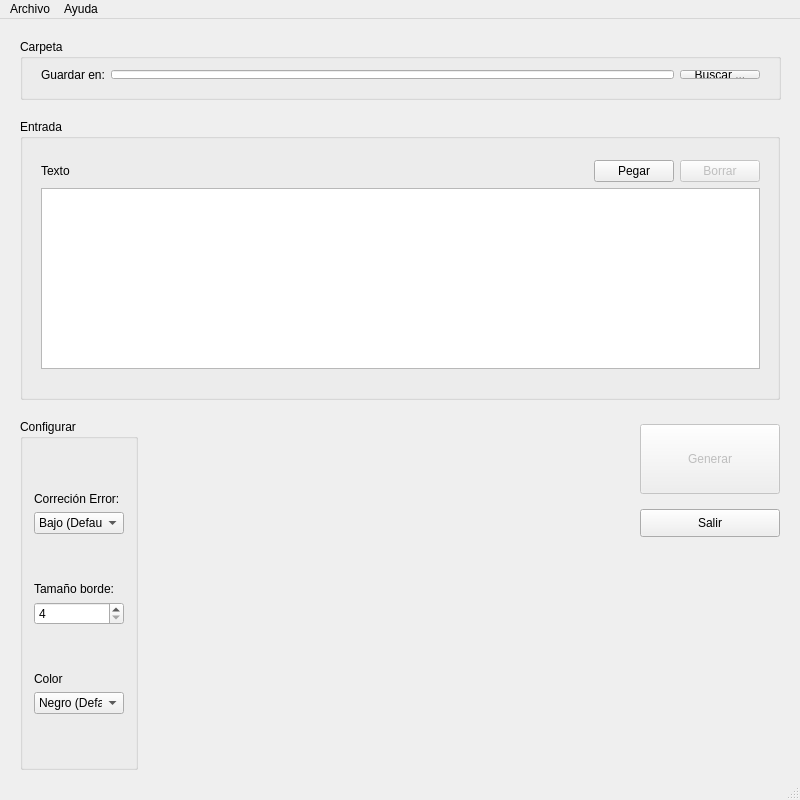
<?xml version="1.0" encoding="UTF-8"?>
<ui version="4.0">
 <class>MainWindow</class>
 <widget class="QMainWindow" name="MainWindow">
  <property name="geometry">
   <rect>
    <x>0</x>
    <y>0</y>
    <width>800</width>
    <height>800</height>
   </rect>
  </property>
  <property name="sizePolicy">
   <sizepolicy hsizetype="Fixed" vsizetype="Fixed">
    <horstretch>0</horstretch>
    <verstretch>0</verstretch>
   </sizepolicy>
  </property>
  <property name="minimumSize">
   <size>
    <width>800</width>
    <height>800</height>
   </size>
  </property>
  <property name="maximumSize">
   <size>
    <width>800</width>
    <height>800</height>
   </size>
  </property>
  <property name="windowTitle">
   <string>QREkaitza</string>
  </property>
  <property name="windowIcon">
   <iconset>
    <normaloff>QRplusplus_icon.ico</normaloff>QRplusplus_icon.ico</iconset>
  </property>
  <widget class="QWidget" name="centralWidget">
   <widget class="QGroupBox" name="groupInput">
    <property name="geometry">
     <rect>
      <x>20</x>
      <y>100</y>
      <width>760</width>
      <height>281</height>
     </rect>
    </property>
    <property name="maximumSize">
     <size>
      <width>760</width>
      <height>360</height>
     </size>
    </property>
    <property name="title">
     <string>Entrada</string>
    </property>
    <widget class="QWidget" name="verticalLayoutWidget">
     <property name="geometry">
      <rect>
       <x>10</x>
       <y>30</y>
       <width>741</width>
       <height>231</height>
      </rect>
     </property>
     <layout class="QVBoxLayout" name="inputLayout">
      <item>
       <layout class="QHBoxLayout" name="textLayout">
        <item>
         <widget class="QLabel" name="label_text">
          <property name="text">
           <string>Texto</string>
          </property>
          <property name="buddy">
           <cstring>userTextInput</cstring>
          </property>
         </widget>
        </item>
        <item>
         <spacer name="horizontalSpacer">
          <property name="orientation">
           <enum>Qt::Horizontal</enum>
          </property>
          <property name="sizeHint" stdset="0">
           <size>
            <width>40</width>
            <height>20</height>
           </size>
          </property>
         </spacer>
        </item>
        <item>
         <widget class="QPushButton" name="pasteButton">
          <property name="text">
           <string>Pegar</string>
          </property>
         </widget>
        </item>
        <item>
         <widget class="QPushButton" name="clearButton">
          <property name="enabled">
           <bool>false</bool>
          </property>
          <property name="text">
           <string>Borrar</string>
          </property>
         </widget>
        </item>
       </layout>
      </item>
      <item>
       <widget class="QPlainTextEdit" name="userTextInput">
        <property name="plainText">
         <string/>
        </property>
        <property name="placeholderText">
         <string>Enter your text to be put into the QR Code...</string>
        </property>
       </widget>
      </item>
     </layout>
    </widget>
   </widget>
   <widget class="QGroupBox" name="groupCustomize">
    <property name="geometry">
     <rect>
      <x>20</x>
      <y>400</y>
      <width>118</width>
      <height>351</height>
     </rect>
    </property>
    <property name="title">
     <string>Configurar</string>
    </property>
    <layout class="QVBoxLayout" name="verticalLayout_2">
     <item>
      <layout class="QVBoxLayout" name="verticalLayout">
       <item>
        <spacer name="verticalSpacer_3">
         <property name="orientation">
          <enum>Qt::Vertical</enum>
         </property>
         <property name="sizeHint" stdset="0">
          <size>
           <width>20</width>
           <height>40</height>
          </size>
         </property>
        </spacer>
       </item>
       <item>
        <widget class="QLabel" name="label_errorCor">
         <property name="sizePolicy">
          <sizepolicy hsizetype="Preferred" vsizetype="Maximum">
           <horstretch>0</horstretch>
           <verstretch>0</verstretch>
          </sizepolicy>
         </property>
         <property name="text">
          <string>Correción Error:</string>
         </property>
         <property name="buddy">
          <cstring>comboBox_errorlvl</cstring>
         </property>
        </widget>
       </item>
       <item>
        <widget class="QComboBox" name="comboBox_errorlvl">
         <item>
          <property name="text">
           <string>Bajo (Default)</string>
          </property>
         </item>
        </widget>
       </item>
       <item>
        <spacer name="verticalSpacer">
         <property name="orientation">
          <enum>Qt::Vertical</enum>
         </property>
         <property name="sizeHint" stdset="0">
          <size>
           <width>20</width>
           <height>40</height>
          </size>
         </property>
        </spacer>
       </item>
       <item>
        <widget class="QLabel" name="label_borderSize">
         <property name="sizePolicy">
          <sizepolicy hsizetype="Preferred" vsizetype="Maximum">
           <horstretch>0</horstretch>
           <verstretch>0</verstretch>
          </sizepolicy>
         </property>
         <property name="text">
          <string>Tamaño borde:</string>
         </property>
         <property name="buddy">
          <cstring>spinBox_borderSize</cstring>
         </property>
        </widget>
       </item>
       <item>
        <widget class="QSpinBox" name="spinBox_borderSize">
         <property name="minimum">
          <number>4</number>
         </property>
         <property name="maximum">
          <number>40</number>
         </property>
         <property name="value">
          <number>4</number>
         </property>
        </widget>
       </item>
       <item>
        <spacer name="verticalSpacer_2">
         <property name="orientation">
          <enum>Qt::Vertical</enum>
         </property>
         <property name="sizeHint" stdset="0">
          <size>
           <width>20</width>
           <height>40</height>
          </size>
         </property>
        </spacer>
       </item>
       <item>
        <widget class="QLabel" name="label_color">
         <property name="sizePolicy">
          <sizepolicy hsizetype="Preferred" vsizetype="Maximum">
           <horstretch>0</horstretch>
           <verstretch>0</verstretch>
          </sizepolicy>
         </property>
         <property name="text">
          <string>Color</string>
         </property>
         <property name="buddy">
          <cstring>comboBox_color</cstring>
         </property>
        </widget>
       </item>
       <item>
        <widget class="QComboBox" name="comboBox_color">
         <item>
          <property name="text">
           <string>Negro (Default)</string>
          </property>
         </item>
         <item>
          <property name="text">
           <string>Rojo</string>
          </property>
         </item>
         <item>
          <property name="text">
           <string>Rosa</string>
          </property>
         </item>
         <item>
          <property name="text">
           <string>Morado</string>
          </property>
         </item>
         <item>
          <property name="text">
           <string>Azul</string>
          </property>
         </item>
         <item>
          <property name="text">
           <string>Verde</string>
          </property>
         </item>
         <item>
          <property name="text">
           <string>Naranja</string>
          </property>
         </item>
         <item>
          <property name="text">
           <string>Marrón</string>
          </property>
         </item>
         <item>
          <property name="text">
           <string>Gris</string>
          </property>
         </item>
        </widget>
       </item>
       <item>
        <spacer name="verticalSpacer_4">
         <property name="orientation">
          <enum>Qt::Vertical</enum>
         </property>
         <property name="sizeHint" stdset="0">
          <size>
           <width>20</width>
           <height>40</height>
          </size>
         </property>
        </spacer>
       </item>
      </layout>
     </item>
    </layout>
   </widget>
   <widget class="QPushButton" name="generateButton">
    <property name="enabled">
     <bool>false</bool>
    </property>
    <property name="geometry">
     <rect>
      <x>640</x>
      <y>405</y>
      <width>140</width>
      <height>70</height>
     </rect>
    </property>
    <property name="font">
     <font>
      <weight>50</weight>
      <bold>false</bold>
     </font>
    </property>
    <property name="toolTip">
     <string>Generate Button</string>
    </property>
    <property name="whatsThis">
     <string/>
    </property>
    <property name="text">
     <string>Generar</string>
    </property>
   </widget>
   <widget class="QPushButton" name="exitButton">
    <property name="geometry">
     <rect>
      <x>640</x>
      <y>490</y>
      <width>140</width>
      <height>28</height>
     </rect>
    </property>
    <property name="text">
     <string>Salir</string>
    </property>
   </widget>
   <widget class="QGroupBox" name="groupDirectory">
    <property name="geometry">
     <rect>
      <x>20</x>
      <y>20</y>
      <width>761</width>
      <height>61</height>
     </rect>
    </property>
    <property name="title">
     <string>Carpeta</string>
    </property>
    <widget class="QWidget" name="horizontalLayoutWidget">
     <property name="geometry">
      <rect>
       <x>10</x>
       <y>20</y>
       <width>741</width>
       <height>31</height>
      </rect>
     </property>
     <layout class="QHBoxLayout" name="directoryLayout">
      <item>
       <widget class="QLabel" name="label_saveto">
        <property name="text">
         <string>Guardar en:</string>
        </property>
       </widget>
      </item>
      <item>
       <widget class="QLineEdit" name="lineEdit_fileDirectory"/>
      </item>
      <item>
       <widget class="QPushButton" name="browseButton">
        <property name="text">
         <string>Buscar ...</string>
        </property>
       </widget>
      </item>
     </layout>
    </widget>
   </widget>
   <widget class="QLabel" name="label_qr">
    <property name="geometry">
     <rect>
      <x>206</x>
      <y>410</y>
      <width>391</width>
      <height>321</height>
     </rect>
    </property>
    <property name="text">
     <string/>
    </property>
   </widget>
  </widget>
  <widget class="QMenuBar" name="menuBar">
   <property name="geometry">
    <rect>
     <x>0</x>
     <y>0</y>
     <width>800</width>
     <height>21</height>
    </rect>
   </property>
   <widget class="QMenu" name="menuFile">
    <property name="title">
     <string>Archivo</string>
    </property>
    <addaction name="actionBrowse"/>
    <addaction name="actionOpen"/>
    <addaction name="separator"/>
    <addaction name="actionExit"/>
   </widget>
   <widget class="QMenu" name="menuAbout">
    <property name="title">
     <string>Ayuda</string>
    </property>
    <addaction name="actionWebsite"/>
    <addaction name="actionGithub"/>
    <addaction name="separator"/>
    <addaction name="actionAbout_Qt"/>
    <addaction name="actionAbout_Nayuki"/>
    <addaction name="actionAbout"/>
   </widget>
   <addaction name="menuFile"/>
   <addaction name="menuAbout"/>
  </widget>
  <widget class="QStatusBar" name="statusBar"/>
  <action name="actionGenerate">
   <property name="enabled">
    <bool>false</bool>
   </property>
   <property name="text">
    <string>Generate</string>
   </property>
  </action>
  <action name="actionExit">
   <property name="text">
    <string>Salir</string>
   </property>
  </action>
  <action name="actionAbout">
   <property name="text">
    <string>About QR++</string>
   </property>
  </action>
  <action name="actionOpen">
   <property name="text">
    <string>Abrir</string>
   </property>
  </action>
  <action name="actionWebsite">
   <property name="enabled">
    <bool>false</bool>
   </property>
   <property name="text">
    <string>Website (Coming Soon)</string>
   </property>
  </action>
  <action name="actionGithub">
   <property name="text">
    <string>Github</string>
   </property>
  </action>
  <action name="actionBrowse">
   <property name="text">
    <string>Buscar...</string>
   </property>
  </action>
  <action name="actionGenerate_2">
   <property name="text">
    <string>Generate</string>
   </property>
  </action>
  <action name="actionAbout_Qt">
   <property name="text">
    <string>About Qt</string>
   </property>
  </action>
  <action name="actionAbout_Nayuki">
   <property name="text">
    <string>About QRcodegen</string>
   </property>
  </action>
 </widget>
 <layoutdefault spacing="6" margin="11"/>
 <resources>
  <include location="../res/resources.qrc"/>
 </resources>
 <connections>
  <connection>
   <sender>clearButton</sender>
   <signal>clicked()</signal>
   <receiver>userTextInput</receiver>
   <slot>clear()</slot>
   <hints>
    <hint type="sourcelabel">
     <x>768</x>
     <y>175</y>
    </hint>
    <hint type="destinationlabel">
     <x>706</x>
     <y>274</y>
    </hint>
   </hints>
  </connection>
  <connection>
   <sender>pasteButton</sender>
   <signal>clicked()</signal>
   <receiver>userTextInput</receiver>
   <slot>paste()</slot>
   <hints>
    <hint type="sourcelabel">
     <x>687</x>
     <y>175</y>
    </hint>
    <hint type="destinationlabel">
     <x>634</x>
     <y>271</y>
    </hint>
   </hints>
  </connection>
 </connections>
</ui>
